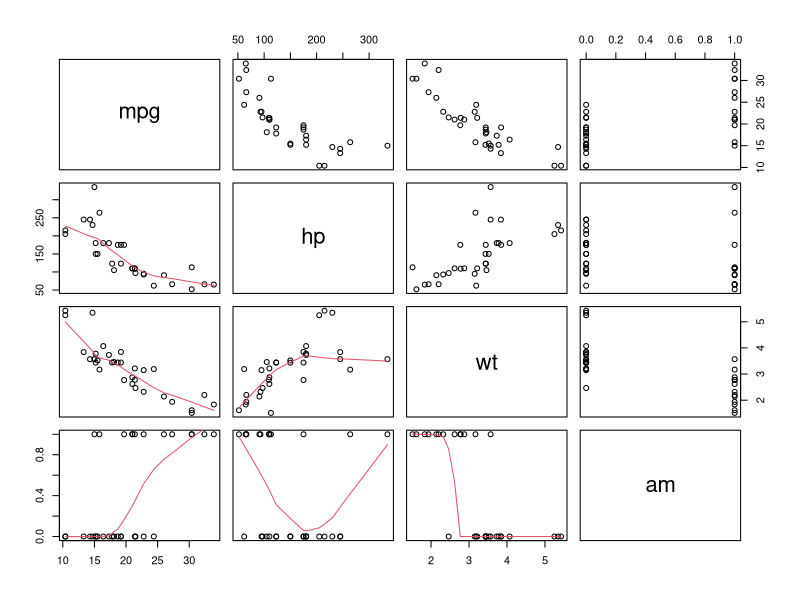
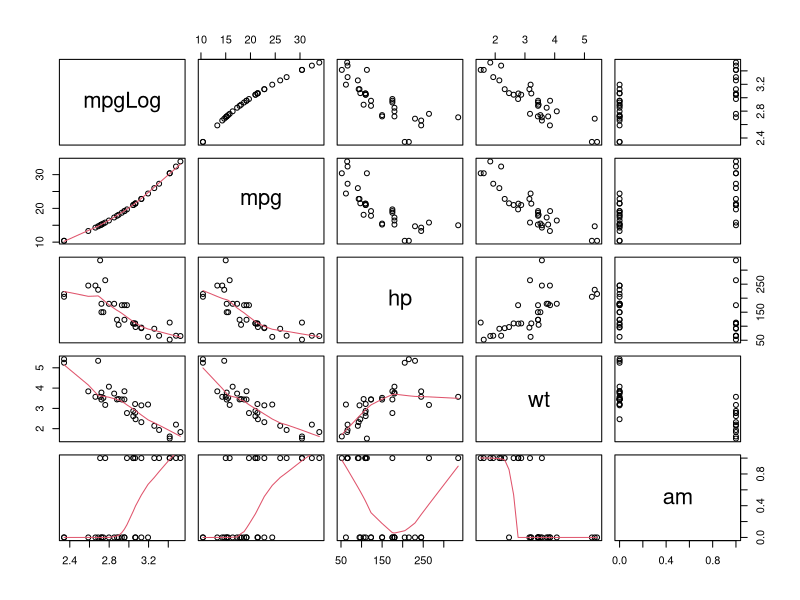
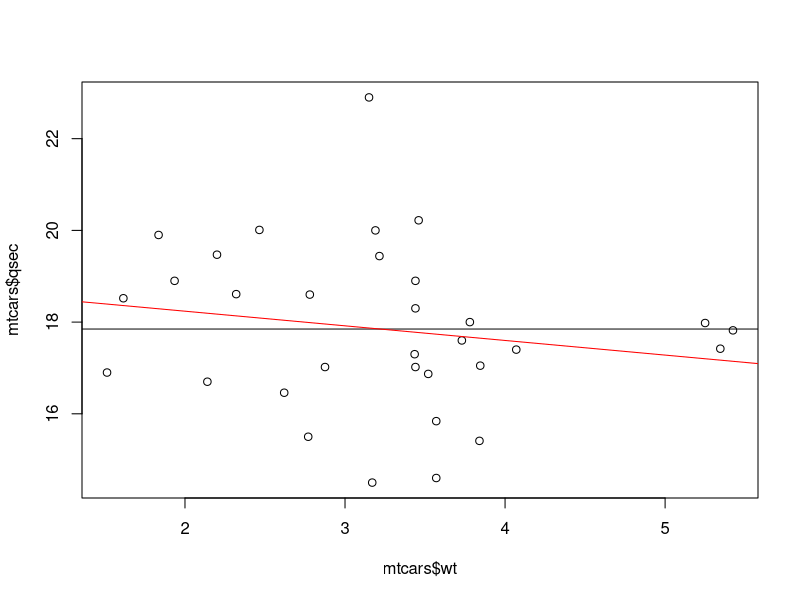
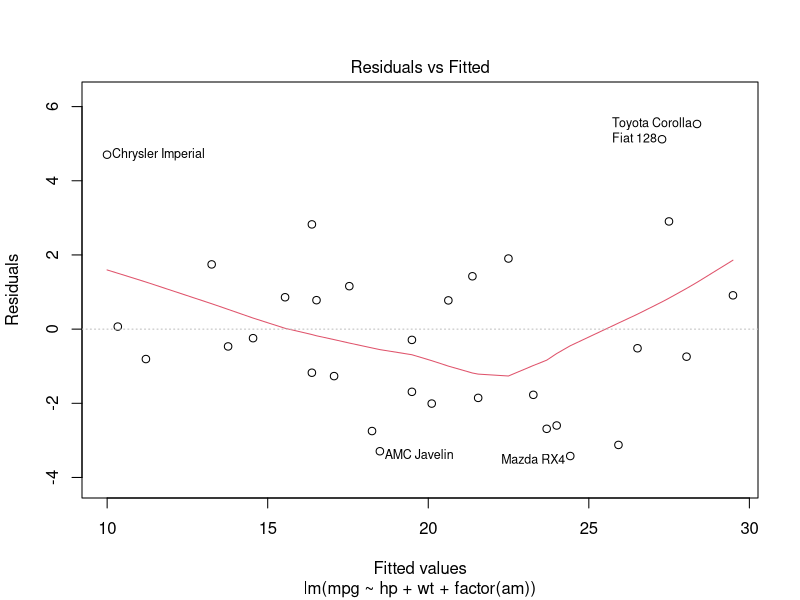
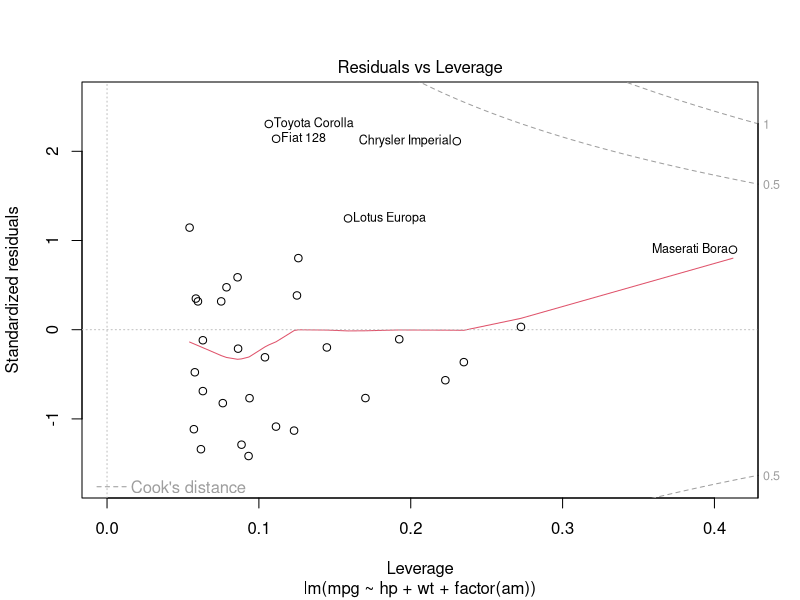
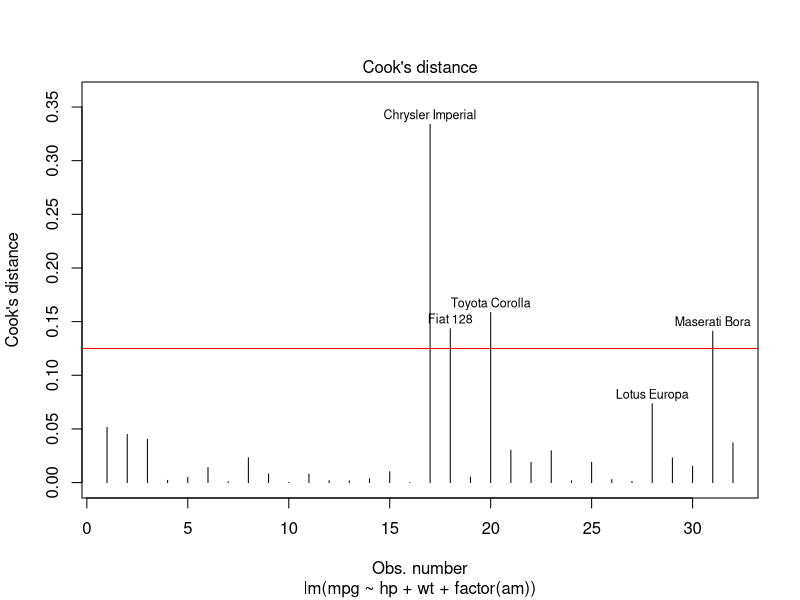
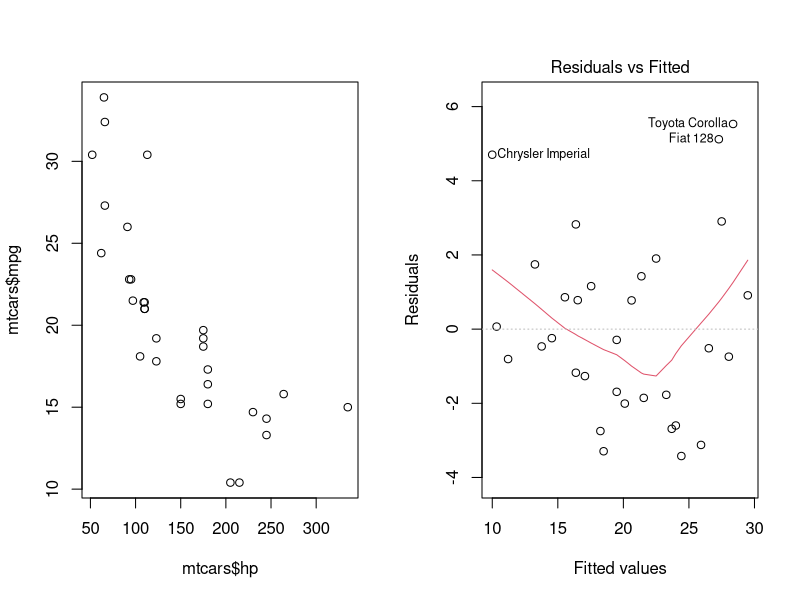

Write R code to recreate these figures, in order.
## ---- chunk 1
# Settings
knitr::opts_chunk$set(include = T, eval = T, message = T, warning = F, fig.asp = .5, fig.width = 10)
## ---- chunk 2
library(magrittr)
## ---- chunk 3
mtcars[, c('mpg', 'hp', 'wt', 'am')] %>% pairs(lower.panel = panel.smooth)
## ---- chunk 4
(mpgMod <- lm(mpg ~ hp + wt + factor(am), mtcars))
## ---- chunk 5
confint(mpgMod)
## ---- chunk 6
summary(mpgMod)
## ---- chunk 7
summary(mpgMod)$r.squared # R-squared
summary(mpgMod)$adj.r.squared # Adjusted R-squared
## ---- chunk 8
anova(mpgMod, 
      lm(mpg ~ hp + wt + factor(am) + I(mpgMod$fitted^2) + I(mpgMod$fitted^3), mtcars))
## ---- chunk 9
list(mpgLog = log(mtcars$mpg), 
     mtcars[, c('mpg', 'hp', 'wt', 'am')]) %>% 
  pairs(lower.panel = panel.smooth)
## ---- chunk 10
lm(I(log(mpg)) ~ hp + wt + factor(am), mtcars) %>% summary
## ---- chunk 11
anova(mpgMod, 
      lm(mpg ~ hp + I(hp^2) + wt + I(wt^2) + factor(am), mtcars))
## ---- chunk 12
summary(mpgMod)$coefficients
## ---- chunk 13
anova(lm(mpg ~ hp + wt + factor(am), mtcars), # Full model
      lm(mpg ~ 1, mtcars)) # Reduced model
## ---- chunk 14
# F-test
redMod <- lm(qsec ~ 1, mtcars) # Reduced model
fullMod <- lm(qsec ~ wt, mtcars) # Full model
anova(fullMod, redMod)
# Visual
plot(mtcars$wt, mtcars$qsec)
abline(redMod) # Reduced model
abline(fullMod, col = 'red') # Full model
## ---- chunk 15
anova(lm(mpg ~ hp + wt + factor(am), mtcars), 
      lm(mpg ~ wt, mtcars))
## ---- chunk 16
plot(mpgMod, which = 1, labels.id = rownames(mtcars), id.n = 5) # Residuals vs fitted
## ---- chunk 17
plot(mpgMod, which = 5, id.n = 5) # Residuals vs leverage
## ---- chunk 18
plot(mpgMod, which = 4, id.n = 5) # Cook's distance
abline(h = 4/nrow(mtcars), col = 'red')
## ---- chunk 19
par(mfrow = 1:2)
plot(mtcars$hp, mtcars$mpg)
plot(mpgMod, which = 1)
dev.off()
## ---- chunk 20
modBp <- lm(mpgMod$residuals^2 ~ hp + wt + factor(am), mtcars)
bpTest <- nobs(modBp) * summary(modBp)$r.squared # Test statistic
pchisq(bpTest, df = modBp$rank - 1, lower.tail = FALSE)
## ---- chunk 21
lmtest::bptest(mpgMod)
## ---- chunk 22
lmtest::bgtest(mpgMod)
## ---- chunk 23
wtMod <- lm(wt ~ hp, mtcars)
summary(wtMod)
lmtest::bptest(wtMod)
## ---- chunk 24
wtModVcov <- sandwich::vcovHC(wtMod, 'HC0') # Calculate covariance matrix
wtModVcov %>% diag %>% sqrt # Get robust standard errors
lmtest::coeftest(wtMod, vcov = wtModVcov) # Find p-values
## ---- chunk 25
olsMod <- lm(mpg ~ hp + disp, mtcars)
summary(olsMod)
## ---- chunk 26
# Manually
ivModS1 <- lm(disp ~ hp + wt + carb, mtcars)
(ivModS2Fit <- lm(mpg ~ hp + ivModS1$fitted, mtcars)) # Replace disp
(ivModS2Res <- lm(mpg ~ hp + disp + ivModS1$residuals, mtcars)) # Add residuals
# AER::ivreg
ivModS2Ivreg <- AER::ivreg(mpg ~ hp + disp | hp + wt + carb, data = mtcars)
summary(ivModS2Ivreg, vcov = sandwich::sandwich, diagnostics = T)
## ---- chunk 27
anova(lm(disp ~ hp, mtcars), # Model without instruments
      lm(disp ~ hp + wt + carb, mtcars)) # Model with instruments
## ---- chunk 28
(coefDiff <- coef(ivModS2Ivreg) - coef(olsMod)) # Difference in coefficient vectors
(covDiff <- vcov(ivModS2Ivreg) - vcov(olsMod)) # Difference of covariance matrices of coefficients
(whStat <- as.vector(t(coefDiff) %*% solve(covDiff) %*% coefDiff)) # Wu-Hausman statistic
pchisq(whStat, df = olsMod$rank - 1, lower.tail = F) # Find the significance of the test statistic
## ---- chunk 29
sarMod <- lm(ivModS2Ivreg$resid ~ hp + wt + carb, mtcars)
sarStat <- summary(sarMod)$r.squared * nobs(sarMod)
sarDf <- 2 - 1 # Degrees of freedom: number of instruments - number of endogenous variables
1 - pchisq(sarStat, sarDf)
## ---- chunk 30
# Manually
for (i in attributes(mpgMod$terms)$term.labels) {
  formula <- paste(i, "~", 
                   paste(setdiff(attributes(mpgMod$terms)$term.labels, i), collapse = "+"))
  model <- lm(formula, mtcars)
  print(1/ (1 - summary(model)$r.squared))
}
# car::vif
car::vif(mpgMod)
